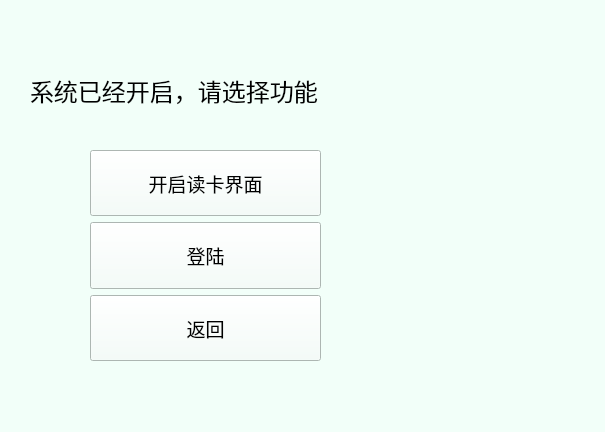
<?xml version="1.0" encoding="UTF-8"?>
<ui version="4.0">
 <class>SystemOpen</class>
 <widget class="QWidget" name="SystemOpen">
  <property name="geometry">
   <rect>
    <x>0</x>
    <y>0</y>
    <width>605</width>
    <height>432</height>
   </rect>
  </property>
  <property name="windowTitle">
   <string>Form</string>
  </property>
  <property name="styleSheet">
   <string notr="true">background-color: rgb(242, 255, 249);</string>
  </property>
  <widget class="QLabel" name="label">
   <property name="geometry">
    <rect>
     <x>30</x>
     <y>30</y>
     <width>411</width>
     <height>121</height>
    </rect>
   </property>
   <property name="font">
    <font>
     <family>Adobe Devanagari</family>
     <pointsize>18</pointsize>
    </font>
   </property>
   <property name="text">
    <string>系统已经开启，请选择功能</string>
   </property>
  </widget>
  <widget class="QWidget" name="layoutWidget">
   <property name="geometry">
    <rect>
     <x>90</x>
     <y>150</y>
     <width>231</width>
     <height>211</height>
    </rect>
   </property>
   <layout class="QVBoxLayout" name="verticalLayout">
    <item>
     <widget class="QPushButton" name="openBtn">
      <property name="sizePolicy">
       <sizepolicy hsizetype="Minimum" vsizetype="Minimum">
        <horstretch>0</horstretch>
        <verstretch>0</verstretch>
       </sizepolicy>
      </property>
      <property name="font">
       <font>
        <family>Adobe Devanagari</family>
        <pointsize>14</pointsize>
       </font>
      </property>
      <property name="text">
       <string>开启读卡界面</string>
      </property>
     </widget>
    </item>
    <item>
     <widget class="QPushButton" name="onBtn">
      <property name="sizePolicy">
       <sizepolicy hsizetype="Minimum" vsizetype="Minimum">
        <horstretch>0</horstretch>
        <verstretch>0</verstretch>
       </sizepolicy>
      </property>
      <property name="font">
       <font>
        <family>Adobe Devanagari</family>
        <pointsize>14</pointsize>
       </font>
      </property>
      <property name="text">
       <string>登陆</string>
      </property>
     </widget>
    </item>
    <item>
     <widget class="QPushButton" name="returnBtn">
      <property name="sizePolicy">
       <sizepolicy hsizetype="Minimum" vsizetype="Minimum">
        <horstretch>0</horstretch>
        <verstretch>0</verstretch>
       </sizepolicy>
      </property>
      <property name="font">
       <font>
        <family>Adobe Devanagari</family>
        <pointsize>14</pointsize>
       </font>
      </property>
      <property name="text">
       <string>返回</string>
      </property>
     </widget>
    </item>
   </layout>
  </widget>
 </widget>
 <resources/>
 <connections/>
</ui>
